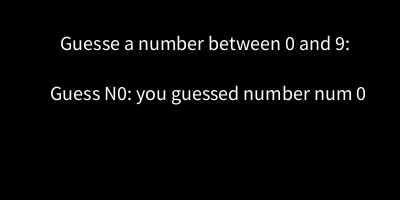
Frame 1 (no input)
Frame 60 (the mouse pressed at the canvas centre just before this capture): identical to frame 1, image omitted
Frame 120 (the mouse held since frame 60 and released just before this capture): identical to frame 1, image omitted

The Processing sketch that drew this single still picture (run headless with seeded random() and noise(); from frame 60 on, the mouse is pressed at the canvas centre):

// Processing sketch: Lab_05_GuessNumber
// ── Lab_05_GuessNumber.pde
int randomNum;
int num;
int counter = 0;

void setup(){
  size(400, 200);
  textSize(20);
  randomNum = int(random(10));
  println(randomNum);
}

void keyPressed(){
  num = key;
  counter++;
  
}


void draw(){
  background(0);
  text("Guesse a number between 0 and 9: ", 60, 50);
  //if(keyPressed){
    switch(key){
      case '0':
        num = 0;
      break;
      case '1':
        num = 1;
      break;
      case '2':
        num = 2;
      break;
      case '3':
        num = 3;
      break;
      case '4':
        num = 4;
      break;
      case '5':
        num = 5;
      break;
      case '6':
        num = 6;
      break;
      case '7':
        num = 7;
      break;
      case '8':
        num = 8;
      break;
      case '9':
        num = 9;
      break;
    }
  //}
  text("Guess N" + counter + ": you guessed number num " + num, 50, 100);
  if(num == randomNum){
    text("Nive you guessed the number in " + counter + " times", 40, 140);
  }
}
